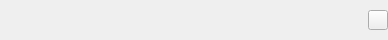
<?xml version="1.0" encoding="UTF-8"?>
<ui version="4.0">
 <class>ChatMemberForm</class>
 <widget class="QWidget" name="ChatMemberForm">
  <property name="geometry">
   <rect>
    <x>0</x>
    <y>0</y>
    <width>388</width>
    <height>40</height>
   </rect>
  </property>
  <property name="minimumSize">
   <size>
    <width>0</width>
    <height>40</height>
   </size>
  </property>
  <property name="windowTitle">
   <string>Form</string>
  </property>
  <layout class="QHBoxLayout" name="horizontalLayout">
   <property name="spacing">
    <number>0</number>
   </property>
   <property name="leftMargin">
    <number>0</number>
   </property>
   <property name="topMargin">
    <number>0</number>
   </property>
   <property name="rightMargin">
    <number>0</number>
   </property>
   <property name="bottomMargin">
    <number>0</number>
   </property>
   <item>
    <widget class="QLabel" name="picture_label">
     <property name="sizePolicy">
      <sizepolicy hsizetype="Fixed" vsizetype="Fixed">
       <horstretch>0</horstretch>
       <verstretch>0</verstretch>
      </sizepolicy>
     </property>
     <property name="minimumSize">
      <size>
       <width>30</width>
       <height>30</height>
      </size>
     </property>
     <property name="maximumSize">
      <size>
       <width>30</width>
       <height>30</height>
      </size>
     </property>
     <property name="text">
      <string/>
     </property>
    </widget>
   </item>
   <item>
    <widget class="QLabel" name="nickname_label">
     <property name="text">
      <string/>
     </property>
    </widget>
   </item>
   <item>
    <widget class="QPushButton" name="pushButton">
     <property name="sizePolicy">
      <sizepolicy hsizetype="Fixed" vsizetype="Fixed">
       <horstretch>0</horstretch>
       <verstretch>0</verstretch>
      </sizepolicy>
     </property>
     <property name="minimumSize">
      <size>
       <width>20</width>
       <height>20</height>
      </size>
     </property>
     <property name="maximumSize">
      <size>
       <width>20</width>
       <height>20</height>
      </size>
     </property>
     <property name="text">
      <string/>
     </property>
    </widget>
   </item>
  </layout>
 </widget>
 <resources/>
 <connections/>
</ui>
